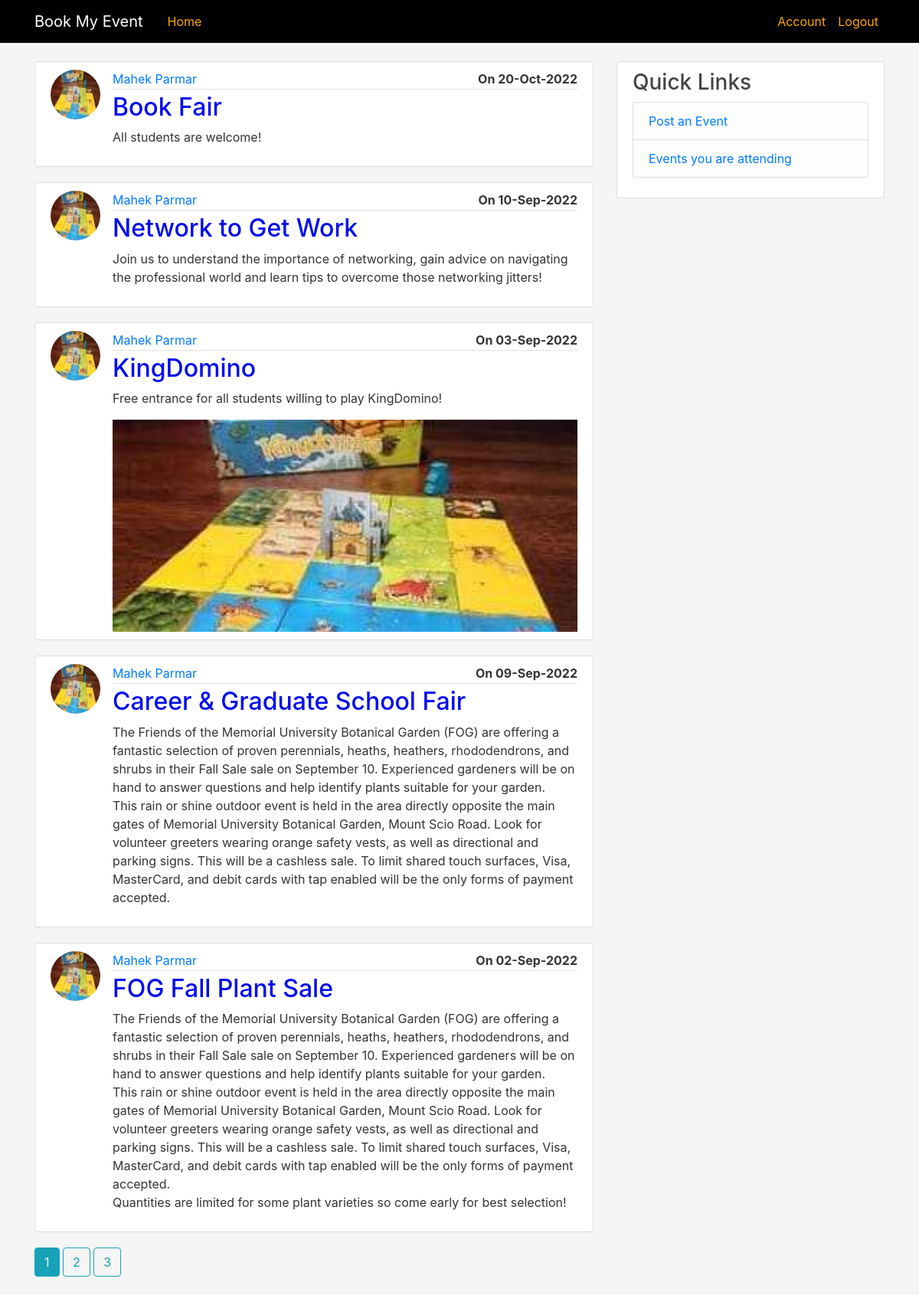
Screenshot of /home (signed in) with the database file from the repository.
### bme/model.py (models this page shows, shortened)
class Event(db.Model):
    id = db.Column(db.Integer, primary_key=True)
    title = db.Column(db.String(100), nullable=False)
    content = db.Column(db.Text, nullable=False)
    image = db.Column(db.String(20), nullable=True)      #max 20 strings(image will be hashed), cannot be null and some image will always be there i.e. the default image
    date = db.Column(db.Date, nullable=False)
    userId = db.Column(db.Integer, db.ForeignKey('user.id'), nullable=False)

class User(db.Model, UserMixin):
    id = db.Column(db.Integer, primary_key = True)      #its the primary key
    firstName = db.Column(db.String, nullable=False)    #must not be null
    surName = db.Column(db.String, nullable=False)      #must not be null
    email = db.Column(db.String, nullable=False, unique=True)   #must not be empty, and mun mails are unique
    studentNumber = db.Column(db.String(9), nullable= False, unique=True)      #must not be empty, max of 9 numbers and must be unique
    profilePicture = db.Column(db.String(20), nullable=False, default = 'default.jpg')      #max 20 strings(image will be hashed), cannot be null and some image will always be there i.e. the default image
    password = db.Column(db.String(60), nullable=False)     #passwords will be hashed
    eventsPosted = db.relationship('Event', backref='author', lazy=True)        #This is relationship and NOT a column on the db, this just helps get all events the user has created
    attending = db.relationship('Event', secondary = user_event, backref="atendees", order_by ="Event.date")

### bme/main/routes.py (the view)
@main.route("/")
@main.route("/home")
@login_required
def home():
    page = request.args.get('page', 1, type=int)
    events = Event.query.order_by(Event.id.desc()).paginate(per_page=5, page=page)
    return render_template("home.html", events = events, showSidePanel=True)

### bme/model.py (called while the page is built)
@loginManager.user_loader
def load_user(userId):
    return User.query.get(int(userId))

### bme/templates/home.html
{% extends "layout.html" %}
{% block content %}
    {% for event in events.items %}
    <article class="media content-section">
      <img class="rounded-circle article-img" src = "{{ url_for('static', filename = 'profilePics/' + event.author.profilePicture) }}" >
        <div class="media-body">
          <div class="article-metadata">
            <a class="mr-2" href="{{ url_for('users.viewUser', user_id  =event.author.id) }}">{{ event.author.firstName }}&nbsp;{{ event.author.surName }} </a>
            <p class="float-right font-weight-bold">On {{ event.date.strftime('%d-%b-%Y') }}</p>
          </div>
          <h2><a class="article-title" style="color:#000cee;" href="{{ url_for('events.viewEvent', event_id=event.id) }}">{{ event.title }}</a></h2>
          <p class="article-content">{{ event.content }}</p>
          {% if event.image %}
          <div class="div" style="text-align:center;">
            <img style ="width:100%; height: 100%;" src = "{{ url_for('static', filename = 'eventPics/' + event.image) }}" >
          </div>
          {% endif %}
        </div>
      </article>
    {% endfor %}
    {% for page_num in events.iter_pages(left_edge=1, right_edge=1, left_current=1, right_current=2) %}
      {% if page_num %}
        {% if events.page==page_num %}
          <a class="btn btn-info mb-4" href="{{ url_for('main.home', page=page_num) }}">{{page_num}}</a>
        {% else %}
          <a class="btn btn-outline-info mb-4" href="{{ url_for('main.home', page=page_num) }}">{{page_num}}</a>
        {% endif %}
      {% else %}
      ...
      {% endif %}
    {% endfor %}
{% endblock content %}

### bme/static/main.css (style rules this page uses)
body { background: whitesmoke; color: #333333; margin-top: 5rem; }
h1, h2, h3, h4, h5, h6 { color: #444444; }
.content-section { background: #ffffff; padding: 10px 20px; border: 1px solid #dddddd; border-radius: 3px; margin-bottom: 20px; }
.article-title { color: #444444; }
.article-content { white-space: pre-line; }
.article-img { height: 65px; width: 65px; margin-right: 16px; }
.article-metadata { padding-bottom: 1px; margin-bottom: 4px; border-bottom: 1px solid #e3e3e3 }

### rows the page displays
Event: profilePicture (picture), author.firstName "Mahek", author.surName "Parmar", date "20-Oct-2022", title "Book Fair", content "All students are welcome!"
Event: profilePicture (picture), author.firstName "Mahek", author.surName "Parmar", date "10-Sep-2022", title "Network to Get Work", content "Join us to understand the importance of networking, gain advice on navigating the professional world and learn tips to overcome those networking jitters!"
Event: profilePicture (picture), author.firstName "Mahek", author.surName "Parmar", date "03-Sep-2022", title "KingDomino", content "Free entrance for all students willing to play KingDomino!", image (picture)
Event: profilePicture (picture), author.firstName "Mahek", author.surName "Parmar", date "09-Sep-2022", title "Career & Graduate School Fair", content "The Friends of the Memorial University Botanical Garden (FOG) are offering a fantastic selection of proven perennials, heaths, heathers, rhododendrons, and shrubs in their Fall Sale sale on September 10. Experienced gardeners will be on hand to answer questions and help identify plants suitable for your garden. This rain or shine outdoor event is held in the area directly opposite the main gates of Memorial University Botanical Garden, Mount Scio Road. Look for volunteer greeters wearing orange safety vests, as well as directional and parking signs. This will be a cashless sale. To limit shared touch surfaces, Visa, MasterCard, and debit cards with tap enabled will be the only forms of…"
Event: profilePicture (picture), author.firstName "Mahek", author.surName "Parmar", date "02-Sep-2022", title "FOG Fall Plant Sale", content "The Friends of the Memorial University Botanical Garden (FOG) are offering a fantastic selection of proven perennials, heaths, heathers, rhododendrons, and shrubs in their Fall Sale sale on September 10. Experienced gardeners will be on hand to answer questions and help identify plants suitable for your garden. This rain or shine outdoor event is held in the area directly opposite the main gates of Memorial University Botanical Garden, Mount Scio Road. Look for volunteer greeters wearing orange safety vests, as well as directional and parking signs. This will be a cashless sale. To limit shared touch surfaces, Visa, MasterCard, and debit cards with tap enabled will be the only forms of…"

### other values shown
{{ page_num }} "1"
{{ page_num }} "2" "3"
